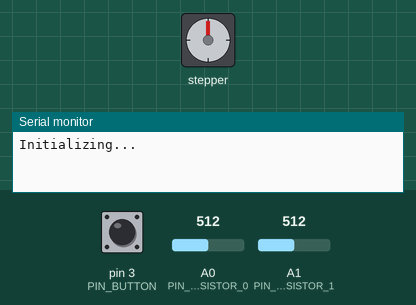
This sketch was run on a simulated Arduino Uno, built with avr-gcc and run on an emulated ATmega328P. Parts: stepper motor, the last lines printed to the serial monitor. Inputs (shaded band) come from the test bench; at power-on: pin 3 (PIN_BUTTON) HIGH, A1 (PIN_PHOTORESISTOR_1) = 512, A0 (PIN_PHOTORESISTOR_0) = 512. Stepper angles assume 2048 steps per turn.

Above: at 1.2 s.
1.3 s: pin 3 (PIN_BUTTON) pulled LOW for 0.15 s
At 1.75 s:
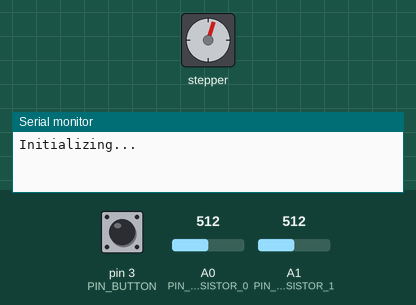
At 3.58 s:
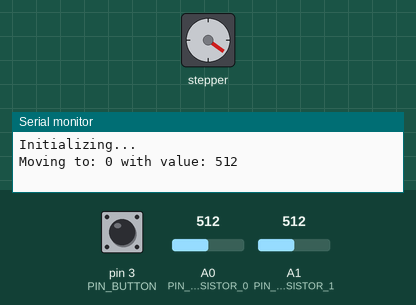
4.3 s: A1 (PIN_PHOTORESISTOR_1) set to 716
7.3 s: A0 (PIN_PHOTORESISTOR_0) set to 682
10.3 s: A0 (PIN_PHOTORESISTOR_0) set to 704
At 10.3 s:
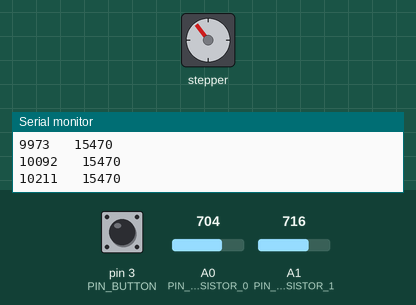
11.8 s: A1 (PIN_PHOTORESISTOR_1) set to 741
At 13.08 s:
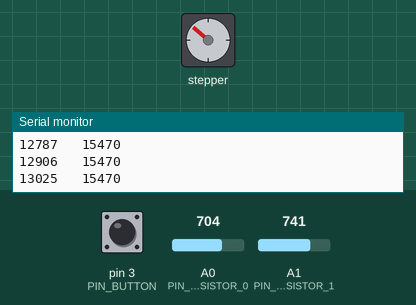
14.8 s: pin 3 (PIN_BUTTON) pulled LOW for 3.2 s
Timing chart, 0 to 32.3 s (numbered marks = the images above; inputs shaded):
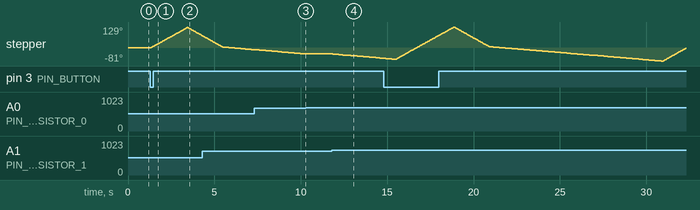

The sketch:

StepperLightSeeker.ino
```cpp
// Stepper Light Seeker
// By Will J. for Programming and Hardware MEGN-200 Fall 2024
// Uses a stepper motor and photoresistor to point in the direction
// where light is the brightest.

// Detailed operation:
// On button press, motor sweeps 180 degrees from its initial position,
// taking samples of light every degree, returning to 0,
// then moving to the position with thehighest level of light,
// linger there for one second, then return to 0 again.

#include <Stepper.h>

// Pins
#define PIN_STEPPER_1 8
#define PIN_STEPPER_2 10
#define PIN_STEPPER_3 9
#define PIN_STEPPER_4 11
#define PIN_PHOTORESISTOR_0 A0
#define PIN_PHOTORESISTOR_1 A1
#define PIN_BUTTON 3

// Globals
const int stepsPerRev = 2048;
int brightness = 0;
int highestBrightness = 0;
int highestBrightnessPos = 0;
float currentAngle = 0.0;

Stepper myStepper(stepsPerRev, PIN_STEPPER_1, PIN_STEPPER_2, PIN_STEPPER_3, PIN_STEPPER_4);


void setup() {
  Serial.begin(9600);
  Serial.println("Initializing...");

  pinMode(PIN_BUTTON, INPUT_PULLUP);
  pinMode(PIN_PHOTORESISTOR_0, INPUT);
  pinMode(PIN_PHOTORESISTOR_1, INPUT);

  myStepper.setSpeed(10); // Recommended 10, max 20, we're gonna push things a little.

  // Sweep the stepper for visual confirmation
  // stepperGoTo(180);
  // stepperGoTo(0);
}

void loop() {
  // On button press
  if (digitalRead(PIN_BUTTON) == LOW) {
    brightness = 0;
    highestBrightness = 0;
    highestBrightnessPos = 0;

    for (int i = 0; i <= 120; i++) {
      // Serial.println("Moving to" + (String)i);
      stepperGoTo(i);
      brightness = analogRead(PIN_PHOTORESISTOR_0);
      // Serial.println("Reading at " + (String)i + ": " + (String)brightness);

      // Set new highest brightness if need be
      if (brightness > highestBrightness) {
        highestBrightness = brightness;
        highestBrightnessPos = i;
      }
    }

    Serial.println("Moving to: " +  (String)highestBrightnessPos + " with value: " + (String)highestBrightness);
    stepperGoTo(highestBrightnessPos);

    // Then track for 10 seconds
    long trackTime = millis() + 10000;
    while (millis() < trackTime) {
      int brightDiff = analogRead(PIN_PHOTORESISTOR_0) - analogRead(PIN_PHOTORESISTOR_1);
      Serial.println((String)millis() + "   " + (String)trackTime);
      if (brightDiff > 20) {
        // Brighter on the right side
        stepperGoTo(currentAngle + 1.0);
      } else if (brightDiff < -20) {

        stepperGoTo(currentAngle - 1.0);
      }
      delay(100);
    }

    stepperGoTo(0);

  }
  // Serial.println(analogRead(PIN_PHOTORESISTOR_0));
}

// Pretend I'm making my own proper stepper class
// define "stepsPerDegree" as an integer equal to 6 steps/angular degree, which is the approximate # of integer steps per degree of motion
// There are 5.68888 repeating (or 256/45) steps per degree. Using an integer here would quickly lead to positional innacuracies, so I've elected to bring in floats.
const float stepsPerDegree = 2048.0 / 360.0; // Every 256 steps is 45 degrees

void stepperGoTo(float newAngle) {

  // define integer steps variable as the difference between the newAngle and the current input variables multipled by the stepsPerDegree variable to convert the change in angle to number of steps
  // Difference of newAngle and CurrentAgnle, times stepsPerDegree, rounded, will yield our instruction.
  // Angle precision will be preserved in code but non-stacking error will be present at the stepper.
  int steps = round((newAngle - currentAngle) * stepsPerDegree);

  // make the stepper move by the integer steps variable just defined above
  myStepper.step(steps);

  // update currentAngle variable to be equal to the newAngle
  currentAngle = newAngle; // Sure ok.
}
```

Measured:
- the behaviour switches between 695 and 696 on A0 (PIN_PHOTORESISTOR_0) (found by bisection; images 2 and 3)
- the behaviour switches between 724 and 725 on A1 (PIN_PHOTORESISTOR_1) (found by bisection; images 3 and 4)
- after the input at 1.3 s, stepper: turns 126° clockwise in 2.1 s, then 50° counter-clockwise in 0.82 s
- after the input at 10.3 s, stepper: stops changing and stays -37°
- after the input at 11.8 s, stepper: keeps turning counter-clockwise at about 9°/s, starting at once
